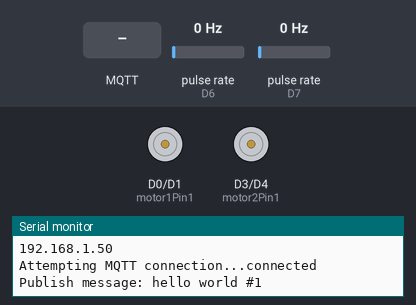
A sketch run on a simulated ESP8266 (NodeMCU). Shown: motor-driver pin pairs drawn as motors (green arrow = first pin HIGH = forward, orange = second pin HIGH = backward, longer = more drive, scaled by the enable pin), the last lines printed to the serial monitor. Wiring (inferred from the names in the program): 2 × pulse sensor: data D6 / data D7. The inputs (shaded band) are chosen by the test bench; at power-on: pulse rate (sensors on D6, D7) 0 Hz. WiFi joins after 1.5 s; servers stay silent unless stated; random numbers use the default seed unless the sketch sets one; no MQTT or app messages arrive unless stated.

Above: at 11.8 s.
11.9 s: MQTT message "10" arrives on the second subscribed topic
At 12.0 s:
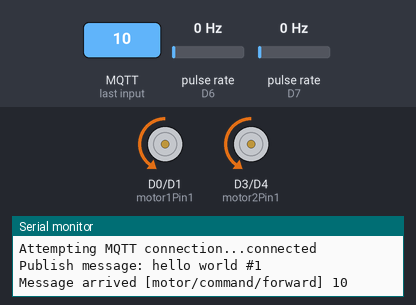
13.6 s: MQTT message "10" arrives on the third subscribed topic
At 13.7 s:
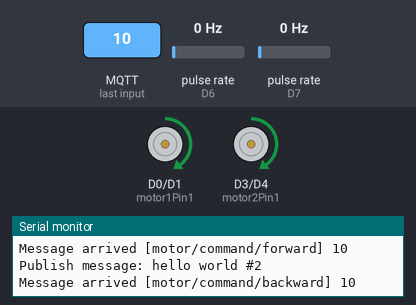
Timing chart, 0 to 16.6 s (numbered marks = the images above; inputs shaded):
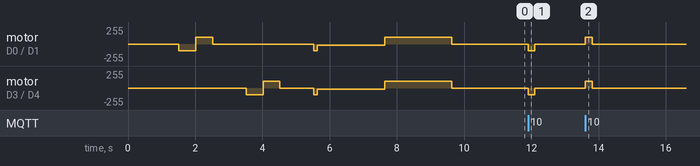

Measured:
- after the input at 11.9 s, motor on D0 (motor1Pin1) / D1 (motor1Pin2), motor on D3 (motor2Pin1) / D4 (motor2Pin2): stopped → backward 100/255 at once, → stopped 0.20 s later
- after the input at 13.6 s, motor on D0 (motor1Pin1) / D1 (motor1Pin2), motor on D3 (motor2Pin1) / D4 (motor2Pin2): stopped → forward 100/255 at once, → stopped 0.20 s later

The sketch:

p1.ino
```cpp
/*
 Basic ESP8266 MQTT example
 This sketch demonstrates the capabilities of the pubsub library in combination
 with the ESP8266 board/library.
 It connects to an MQTT server then:
  - publishes "hello world" to the topic "outTopic" every two seconds
  - subscribes to the topic "inTopic", printing out any messages
	it receives. NB - it assumes the received payloads are strings not binary
  - If the first character of the topic "inTopic" is an 1, switch ON the ESP Led,
	else switch it off
 It will reconnect to the server if the connection is lost using a blocking
 reconnect function. See the 'mqtt_reconnect_nonblocking' example for how to
 achieve the same result without blocking the main loop.
 To install the ESP8266 board, (using Arduino 1.6.4+):
  - Add the following 3rd party board manager under "File -> Preferences -> Additional Boards Manager URLs":
	   http://arduino.esp8266.com/stable/package_esp8266com_index.json
  - Open the "Tools -> Board -> Board Manager" and click install for the ESP8266"
  - Select your ESP8266 in "Tools -> Board"
*/

#include <ESP8266WiFi.h>
#include <PubSubClient.h>

// Update these with values suitable for your network.

const char *ssid = "BOOTES3348";
const char *password = "625116A131551";
const char *mqttserver = "x22.ddns.net";

WiFiClient espClient;
PubSubClient client(espClient);
unsigned long lastmsg = 0;
#define MSG_BUFFER_SIZE	(50)
char msg[MSG_BUFFER_SIZE];
int value = 0;


// Motor global vaiables section
// Motor Left
int motor1Pin1 = D0;
int motor1Pin2 = D1;
int enable1Pin = D2;
// Motor A
int motor2Pin1 = D3;
int motor2Pin2 = D4;
int enable2Pin = D5;

int left_encoder = D6;
int right_encoder = D7;

// Setting PWM properties
const int freq = 30000;
const int pwmChannel = 0;
const int resolution = 8;
int dutyCycle = 50;
int pw = 150;
volatile int right_enc;
volatile int left_enc;
int totalleftcount = 0;
int totalrightcount = 0;
int state = 0;
int cmd[3];


//Motor functions
void left_forward(int pw)
{
	digitalWrite(motor1Pin1, LOW);
	digitalWrite(motor1Pin2, LOW);
	analogWrite(enable1Pin, 0);
	delay(2);
	digitalWrite(motor1Pin1, LOW);
	digitalWrite(motor1Pin2, HIGH);
	analogWrite(enable1Pin, pw);
}

void left_backward(int pw)
{
	digitalWrite(motor1Pin1, LOW);
	digitalWrite(motor1Pin2, LOW);
	analogWrite(enable1Pin, 0);
	delay(2);
	digitalWrite(motor1Pin1, HIGH);
	digitalWrite(motor1Pin2, LOW);
	analogWrite(enable1Pin, pw);
}

void left_stop(void)
{
	digitalWrite(motor1Pin1, LOW);
	digitalWrite(motor1Pin2, LOW);
	analogWrite(enable1Pin, 0);
}

void right_forward(int pw)
{
	digitalWrite(motor2Pin1, LOW);
	digitalWrite(motor2Pin2, LOW);
	analogWrite(enable2Pin, 0);
	delay(2);
	digitalWrite(motor2Pin1, LOW);
	digitalWrite(motor2Pin2, HIGH);
	analogWrite(enable2Pin, pw);
}

void right_backward(int pw)
{
	digitalWrite(motor2Pin1, LOW);
	digitalWrite(motor2Pin2, LOW);
	analogWrite(enable2Pin, 0);
	delay(2);
	digitalWrite(motor2Pin1, HIGH);
	digitalWrite(motor2Pin2, LOW);
	analogWrite(enable2Pin, pw);
}

void right_stop(void)
{
	digitalWrite(motor2Pin1, LOW);
	digitalWrite(motor2Pin2, LOW);
	analogWrite(enable2Pin, 0);
}


void diag_motor(void)
{
	left_forward(100);
	delay(500);
	left_backward(100);
	delay(500);
	left_stop();
	delay(1000);
	right_forward(100);
	delay(500);
	right_backward(100);
	delay(500);
	right_stop();
	delay(1000);

	left_forward(100);
	right_forward(100);
	delay(100);
	left_forward(20);
	right_forward(20);
	delay(2000);
	left_backward(100);
	right_backward(100);
	delay(2000);
	left_stop();
	right_stop();
	delay(1000);
}

int wait_left(int l)
{
	int j;
	j = 0;
	while(left_enc < l){
		j++;
		delay(1);
		if(j > 200){
			left_stop();
			right_stop();
			return(-1);
		}
	}
	return 0;
}

int wait_right(int l)
{
	int j;
	j = 0;
	while(right_enc < l){
		j++;
		delay(1);
		if(j > 200){
			left_stop();
			right_stop();
			return(-1);
		}
	}
	return 0;
}

int forward(int p){
	int j;
	for (int i = 0; i < p; i++) {
		left_enc = 0;
		right_enc = 0;
		left_forward(100);
		right_forward(100);
		if(wait_left(1) == -1) return -1;
		left_stop();
		right_stop();
		if (left_enc < right_enc) {
			left_forward(100);
			if(wait_left(right_enc) == -1) return -1;
			left_stop();
		} else if (right_enc < left_enc) {
			right_forward(100);
			if(wait_right(left_enc) == -1) return -1;
			right_stop();
		}
		totalleftcount = totalleftcount + left_enc;
		totalrightcount = totalrightcount + right_enc;
		client.loop();
		if(cmd[0] == 10) break;
	}
	return(1);
}

int backward(int p){
	int j;
	for (int i = 0; i < p; i++) {
		left_enc = 0;
		right_enc = 0;
		left_backward(100);
		right_backward(100);
		if(wait_left(1) == -1) return -1;
		left_stop();
		right_stop();
		if (left_enc < right_enc) {
			left_backward(100);
			if(wait_left(right_enc) == -1) return -1;
			left_stop();
		} else if (right_enc < left_enc) {
			right_backward(100);
			if(wait_right(left_enc) == -1) return -1;
			right_stop();
		}
		totalleftcount = totalleftcount - left_enc;
		totalrightcount = totalrightcount - right_enc;
		client.loop();
		if(cmd[0] == 10) break;
	}
	return(1);
}

int left_turn(int p)
{
	int j;
	for (int i = 0; i < p; i++) {
		left_enc = 0;
		right_enc = 0;
		left_backward(100);
		right_forward(100);
		if(wait_left(1) == -1) return -1;
		left_stop();
		right_stop();
		if (left_enc < right_enc) {
			left_backward(100);
			if(wait_left(right_enc) == -1) return -1;
			left_stop();
		} else if (right_enc < left_enc) {
			right_forward(100);
			if(wait_right(left_enc) == -1) return -1;
			right_stop();
		}
		totalleftcount = totalleftcount - left_enc;
		totalrightcount = totalrightcount + right_enc;
		client.loop();
	}
	return(1);
}

int right_turn(int p)
{
	int j;
	for (int i = 0; i < p; i++) {
		left_enc = 0;
		right_enc = 0;
		left_forward(100);
		right_backward(100);
		if(wait_left(1) == -1) return -1;
		left_stop();
		right_stop();
		if (left_enc < right_enc) {
			left_forward(100);
			if(wait_left(right_enc) == -1) return -1;
			while (left_enc < right_enc);
			left_stop();
		} else if (right_enc < left_enc) {
			right_backward(100);
			if(wait_right(left_enc) == -1) return -1;
			right_stop();
		}
		totalleftcount = totalleftcount + left_enc;
		totalrightcount = totalrightcount - right_enc;
		client.loop();
	}
	return(1);
}


void ICACHE_RAM_ATTR lisr()
{
	left_enc++;
}

void ICACHE_RAM_ATTR risr()
{
	right_enc++;
}

void setupwifi()
{

	delay(10);
	// We start by connecting to a WiFi network
	Serial.println();
	Serial.print("Connecting to ");
	Serial.println(ssid);

	WiFi.mode(WIFI_STA);
	WiFi.begin(ssid, password);

	while (WiFi.status() != WL_CONNECTED) {
		delay(500);
		Serial.print(".");
	}

	randomSeed(micros());

	Serial.println("");
	Serial.println("WiFi connected");
	Serial.println("IP address: ");
	Serial.println(WiFi.localIP());
}

void callback(char *topic, byte * payload, unsigned int length)
{
	char msg[512];
	int p;

	Serial.print("Message arrived [");
	Serial.print(topic);
	Serial.print("] ");
	for (int i = 0; i < length; i++) {
		Serial.print((char) payload[i]);
	}
	Serial.println();
	snprintf(msg, length + 1, "%s", payload);

	if(strcmp(topic, "motor/command/forward") == 0){
		cmd[0] = 1;
		cmd[1] = atoi(msg);
		cmd[2] = 0;
	} else if(strcmp(topic, "motor/command/left_turn") == 0){
		cmd[0] = 2;
		cmd[1] = atoi(msg);
		cmd[2] = 0;
	} else if(strcmp(topic, "motor/command/right_turn") == 0){
		cmd[0] = 3;
		cmd[1] = atoi(msg);
		cmd[2] = 0;
	} else if(strcmp(topic, "motor/command/backward") == 0){
		cmd[0] = 4;
		cmd[1] = atoi(msg);
		cmd[2] = 0;
	} else if(strcmp(topic, "motor/command/break") == 0){
		cmd[0] = 10;
		cmd[1] = 0;
		cmd[2] = 0;
	}
}

void reconnect()
{
	// Loop until we're reconnected
	while (!client.connected()) {
		Serial.print("Attempting MQTT connection...");
		// Create a random client ID
		String clientId = "ESP8266Client-";
		clientId += String(random(0xffff), HEX);
		// Attempt to connect
		if (client.connect(clientId.c_str(), "testuser", "testuser")) {
			Serial.println("connected");
			// Once connected, publish an announcement...
			client.publish("outTopic", "hello world");
			// ... and resubscribe
			client.subscribe("inTopic");
			client.subscribe("motor/command/forward");
			client.subscribe("motor/command/backward");
			client.subscribe("motor/command/left_turn");
			client.subscribe("motor/command/right_turn");
			client.subscribe("motor/command/break");
		} else {
			Serial.print("failed, rc=");
			Serial.print(client.state());
			Serial.println(" try again in 5 seconds");
			// Wait 5 seconds before retrying
			delay(5000);
		}
	}
}

void setup()
{
	Serial.begin(115200);
	setupwifi();
	client.setServer(mqttserver, 9338);
	client.setCallback(callback);

	//Motor setup
	pinMode(motor1Pin1, OUTPUT);
	pinMode(motor1Pin2, OUTPUT);
	pinMode(enable1Pin, OUTPUT);
	pinMode(motor2Pin1, OUTPUT);
	pinMode(motor2Pin2, OUTPUT);
	pinMode(enable2Pin, OUTPUT);
	pinMode(left_encoder, INPUT);
	pinMode(right_encoder, INPUT);
	analogWriteFreq(200);
	attachInterrupt(left_encoder, lisr, FALLING);
	attachInterrupt(right_encoder, risr, FALLING);
	diag_motor();
	state = 1;
}

void loop()
{

	if (!client.connected()) {
		reconnect();
	}
	client.loop();

	switch(cmd[0]){
	case 1:
		state = forward(cmd[1]);
		cmd[0] = 0;
		break;
	case 2:
		state = left_turn(cmd[1]);
		cmd[0] = 0;
		break;
	case 3:
		state = right_turn(cmd[1]);
		cmd[0] = 0;
		break;
	case 4:
		state = backward(cmd[1]);
		cmd[0] = 0;
		break;
	}

	unsigned long now = millis();
	if (now - lastmsg > 2000) {
		lastmsg = now;
		++value;
		snprintf(msg, MSG_BUFFER_SIZE, "hello world #%ld", value);
		Serial.print("Publish message: ");
		Serial.println(msg);
		client.publish("outTopic", msg);
		snprintf(msg, MSG_BUFFER_SIZE, "%ld", totalleftcount);
		client.publish("motor/status/left_encoder", msg);
		snprintf(msg, MSG_BUFFER_SIZE, "%ld", totalrightcount);
		client.publish("motor/status/right_encoder", msg);
		snprintf(msg, MSG_BUFFER_SIZE, "state: %ld", state);
		client.publish("motor/status", msg);
	}
}
```
